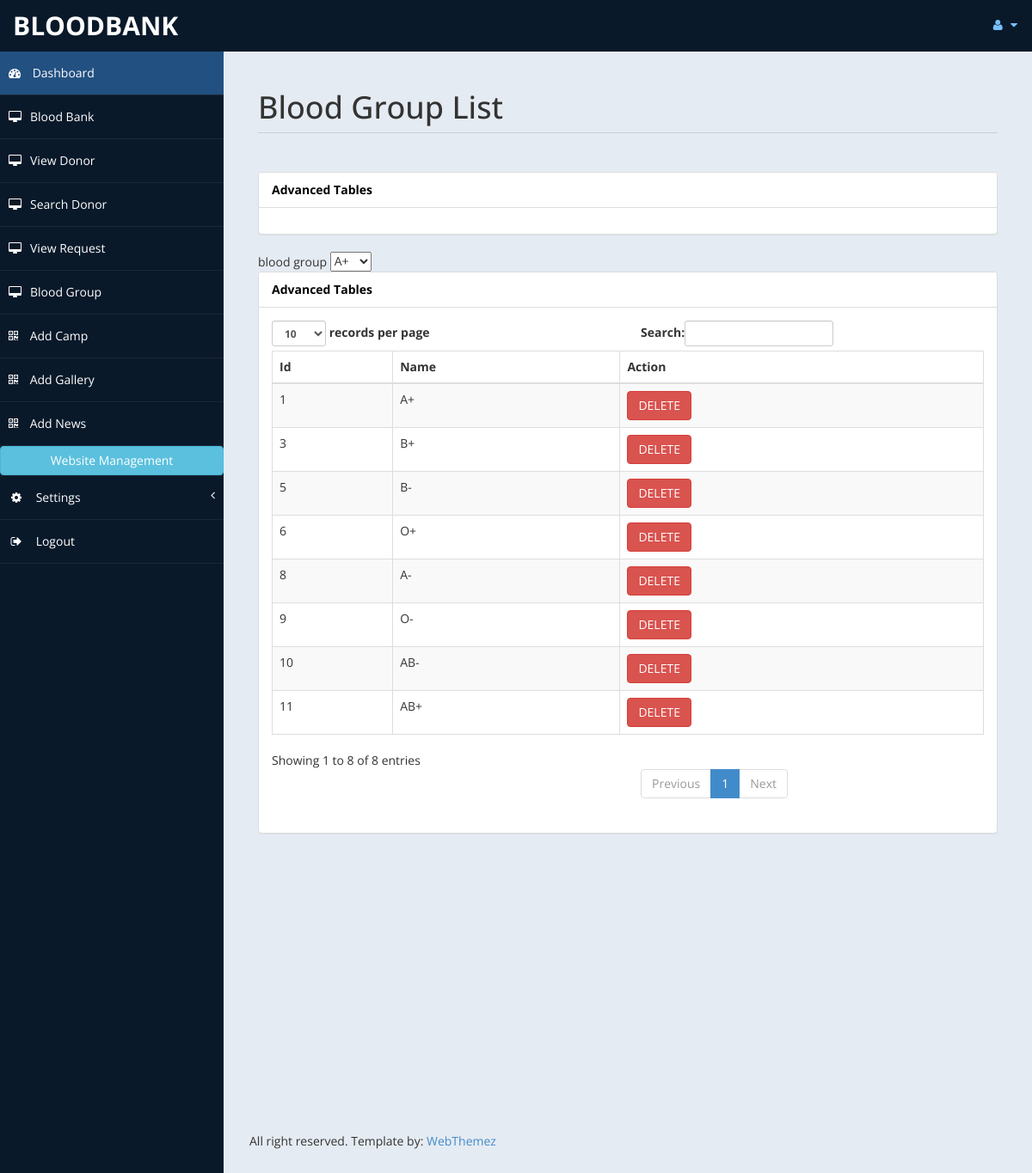
The page /admin/edit.php (signed in) on the database its author committed.
### tables this page shows
CREATE TABLE IF NOT EXISTS `bloodgroup` (
  `id` int(10) NOT NULL AUTO_INCREMENT,
  `bloodgroupname` varchar(50) NOT NULL,
  PRIMARY KEY (`id`)
);

### admin/edit.php (the view, shortened to what this page needs)
<!DOCTYPE html>
<html xmlns="http://www.w3.org/1999/xhtml">
<head>
    <link href="assets/css/bootstrap.css" rel="stylesheet" />
    <link href="assets/css/font-awesome.css" rel="stylesheet" />
    <link href="assets/js/morris/morris-0.4.3.min.css" rel="stylesheet" />
    <link href="assets/css/custom-styles.css" rel="stylesheet" />
</head>
<body>
    <div id="wrapper">
        <nav class="navbar navbar-default top-navbar" role="navigation">
            <div class="navbar-header">
                <a class="navbar-brand" href="home.php">Bloodbank</a>
            </div>
            <ul class="nav navbar-top-links navbar-right">
                <li class="dropdown">
                    <a class="dropdown-toggle" data-toggle="dropdown" href="#" aria-expanded="false">
                        <i class="fa fa-user fa-fw"></i> <i class="fa fa-caret-down"></i>
                    </a>
                </li>
            </ul>
        </nav>
        <nav class="navbar-default navbar-side" role="navigation">
            <div class="sidebar-collapse">
                <ul class="nav" id="main-menu">
                    <li>
                        <a class="active-menu" href="home.php"><i class="fa fa-dashboard"></i> Dashboard</a>
                    </li>
                     <li>
                        <a href="bloodbank.php"><i class="fa fa-desktop"></i>Blood Bank</a>
                    </li>
					<li>
                        <a href="view_donor.php"><i class="fa fa-desktop"></i>View Donor</a>
                    </li>
					<li>
                        <a href="search_donor.php"><i class="fa fa-desktop"></i>Search Donor</a>
                    </li>
					<li>
                        <a href="view_request.php"><i class="fa fa-desktop"></i>View Request</a>
                    </li>
                    <li>
                        <a href="bloodgroup.php"><i class="fa fa-desktop"></i>Blood Group</a>
                    </li>
                    <li>
                        <a href="addcamp.php"><i class="fa fa-qrcode"></i> Add Camp</a>
                    </li>
                    <li>
                        <a href="addgallery.php"><i class="fa fa-qrcode"></i> Add Gallery</a>
                    </li>
                    <li>
                        <a href="addnews.php"><i class="fa fa-qrcode"></i> Add News</a>
                    </li>
                    <li>
                        <button class="btn btn-block btn-info">Website Management</button>
                    </li>
                    <li>
                        <a href="#"><i class="fa fa-gear fa-fw"></i> Settings<span class="fa arrow"></span></a>
                    </li>
                    <li>
                        <a href="logout.php"><i class="fa fa-sign-out fa-fw"></i> Logout</a>
                    </li>
                </ul>
            </div>
        </nav>
        <div id="page-wrapper" >
            <div id="page-inner">
			 <div class="row">
                    <div class="col-md-12">
                        <h1 class="page-header">
                            Blood Group List
                        </h1>
                    </div>
                </div>
               <div class="row">
                <div class="col-md-12">
                    <div class="panel panel-default">
                        <div class="panel-heading">
                             Advanced Tables
                        </div>
                        <div class="panel-body">
                           <!DOCTYPE html>
                        </div>
                        </div>
                      </div>
                      </div>
                <tr>
<td>
blood group
</td>
 <td> <?php
  include("config.php");
			   $query="select * from bloodgroup";
			   $res=mysqli_query($con,$query);
			   ?>
               <select name="bloodgropname">
               <?php
			   while($row=mysqli_fetch_array($res))
			   {
				   extract($row);
				 ?>
                 <option value="<?php echo $bloodgroupname ?>"><?php echo $bloodgroupname ?></option>
                 <?php
			   }
			   ?>
</select>
                </td>
</tr>
            <div class="row">
                <div class="col-md-12">
                    <div class="panel panel-default">
                        <div class="panel-heading">
                             Advanced Tables
                        </div>
                        <div class="panel-body">
                            <div class="table-responsive">
                            <?php
							$query1="select * from bloodgroup";
							$res1=mysqli_query($con,$query1);
							if(mysqli_num_rows($res1)>=0)
							{
								?>
                                 <table class="table table-striped table-bordered table-hover" id="dataTables-example">
                                    <thead>
                                        <tr>
                                            <th>Id</th>
                                            <th>Name</th>
                                            <th>Action</th>
                                        </tr>
                                    </thead>
                                    <tbody>
                                <?php
								while($row=mysqli_fetch_array($res1))
								{
								?>
                                        <tr class="odd gradeX">
                                            <td><?php echo $row['id']; ?></td>
                                            <td><?php echo $row['bloodgroupname']; ?></td>
                                            <td><a href="delete.php?id=<?php echo $row['id']; ?>" class="btn btn-danger">DELETE</a></td>
                                        </tr>
                                        <?php
                                }
							}
							?>
                                    </tbody>
                                </table>
                            </div>
                        </div>
                    </div>
                </div>
            </div>
        </div>
               <footer><p>All right reserved. Template by: <a href="http://webthemez.com">WebThemez</a></p></footer>
    </div>
            </div>
</body>
</html>

### admin/assets/css/custom-styles.css (style rules this page uses)
body { font-family: 'Open Sans', sans-serif; }
#wrapper { width: 100%; background:#09192A; }
#page-wrapper { padding: 15px 15px; min-height: 600px; background:#E5EBF2; }
#page-inner { width:100%; margin:10px 20px 10px 0px; background-color:transparent; padding:10px; min-height:1200px; }
h1, .h1, h2, .h2, h3, .h3 { margin-top: 7px; margin-bottom: -5px; }
p { font-size:16px; line-height:25px; padding-top:20px; }
.page-header { padding-bottom: 9px; margin: 10px 0 45px; border-bottom: 1px solid #C7D1DD; }
.panel-default > .panel-heading { color: #000; background-color: #FFFFFF; border-color: #ddd; font-weight:bold; }
footer p { font-size: 14px; }
.top-navbar { margin:0px; }
.top-navbar .navbar-brand { color: #fff; width: 260px; text-align: left; height: 60px; font-size: 30px; font-weight: 700; text-transform: uppercase; line-height: 30px; }
.top-navbar .nav > li { position: relative; display: inline-block; }
.top-navbar .nav > li > a { position: relative; display: block; padding: 19px 15px; color: #77C0FD; }
.active-menu { background-color:#225081!important; }
.arrow { float: right; }
.fa.arrow:before { content: "\f104"; }
.sidebar-collapse , .sidebar-collapse .nav { background:none; }
.sidebar-collapse .nav { padding:0; }
.sidebar-collapse .nav > li > a { color:#fff; background:transparent; text-shadow:none; }
.sidebar-collapse > .nav > li > a { padding:15px 10px; }
.sidebar-collapse > .nav > li { border-bottom: 1px solid rgba(107, 108, 109, 0.19); }
.navbar-side { border:none; background-color: transparent; }
.top-navbar { background:#09192A; border-bottom:none; }
.top-navbar .nav > li > a > i { margin-right: 2px; }
.navbar-default { border:0px solid black; }
.navbar-header { background: #09192A; }
.nav > li > a > i { margin-right:10px; }
@media (min-width:768px) { #page-wrapper { margin: 0 0 0 260px; padding: 15px 30px; min-height: 1200px; } }
@media (min-width:768px) { .navbar-side { z-index: 1; position: absolute; width: 260px; } }
@media (min-width:768px) { .navbar { border-radius: 0px; } }

### rows shown on the page
bloodgroup: id "1", bloodgroupname "A+"
bloodgroup: id "3", bloodgroupname "B+"
bloodgroup: id "5", bloodgroupname "B-"
bloodgroup: id "6", bloodgroupname "O+"
bloodgroup: id "8", bloodgroupname "A-"
bloodgroup: id "9", bloodgroupname "O-"
bloodgroup: id "10", bloodgroupname "AB-"
bloodgroup: id "11", bloodgroupname "AB+"

### other values the page prints
form field bloodgropname "A+"
